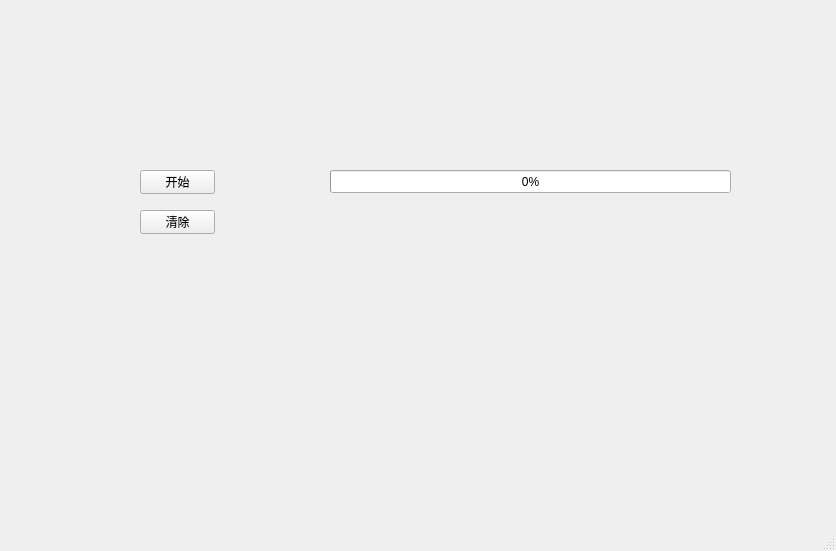
<?xml version="1.0" encoding="UTF-8"?>
<ui version="4.0">
 <class>MainWindow</class>
 <widget class="QMainWindow" name="MainWindow">
  <property name="geometry">
   <rect>
    <x>0</x>
    <y>0</y>
    <width>836</width>
    <height>551</height>
   </rect>
  </property>
  <property name="windowTitle">
   <string>MainWindow</string>
  </property>
  <widget class="QWidget" name="centralwidget">
   <widget class="QProgressBar" name="progressBar">
    <property name="geometry">
     <rect>
      <x>330</x>
      <y>170</y>
      <width>401</width>
      <height>23</height>
     </rect>
    </property>
    <property name="value">
     <number>0</number>
    </property>
   </widget>
   <widget class="QPushButton" name="pushButton_start">
    <property name="geometry">
     <rect>
      <x>140</x>
      <y>170</y>
      <width>75</width>
      <height>24</height>
     </rect>
    </property>
    <property name="text">
     <string>开始</string>
    </property>
   </widget>
   <widget class="QPushButton" name="pushButton_clear">
    <property name="geometry">
     <rect>
      <x>140</x>
      <y>210</y>
      <width>75</width>
      <height>24</height>
     </rect>
    </property>
    <property name="text">
     <string>清除</string>
    </property>
   </widget>
  </widget>
  <widget class="QMenuBar" name="menubar">
   <property name="geometry">
    <rect>
     <x>0</x>
     <y>0</y>
     <width>836</width>
     <height>22</height>
    </rect>
   </property>
  </widget>
  <widget class="QStatusBar" name="statusbar"/>
 </widget>
 <resources/>
 <connections>
  <connection>
   <sender>pushButton_clear</sender>
   <signal>clicked()</signal>
   <receiver>progressBar</receiver>
   <slot>reset()</slot>
   <hints>
    <hint type="sourcelabel">
     <x>177</x>
     <y>243</y>
    </hint>
    <hint type="destinationlabel">
     <x>530</x>
     <y>203</y>
    </hint>
   </hints>
  </connection>
 </connections>
</ui>
